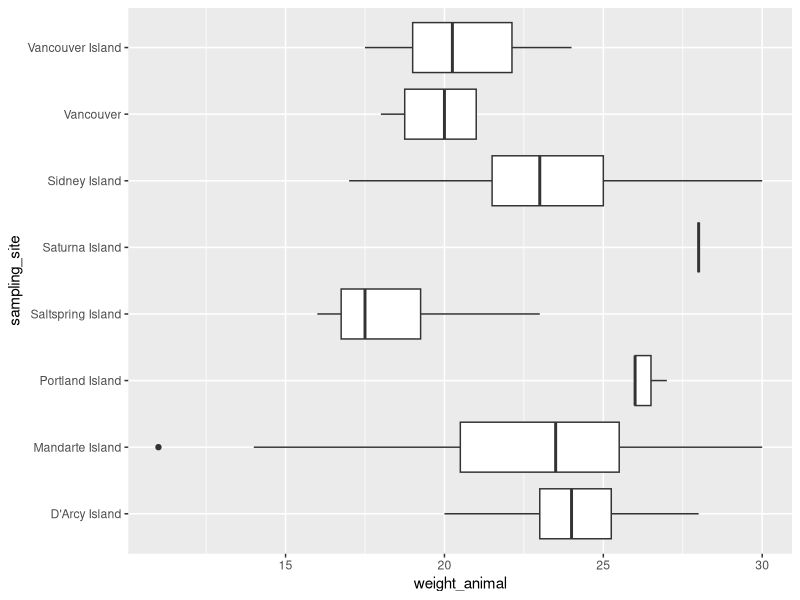
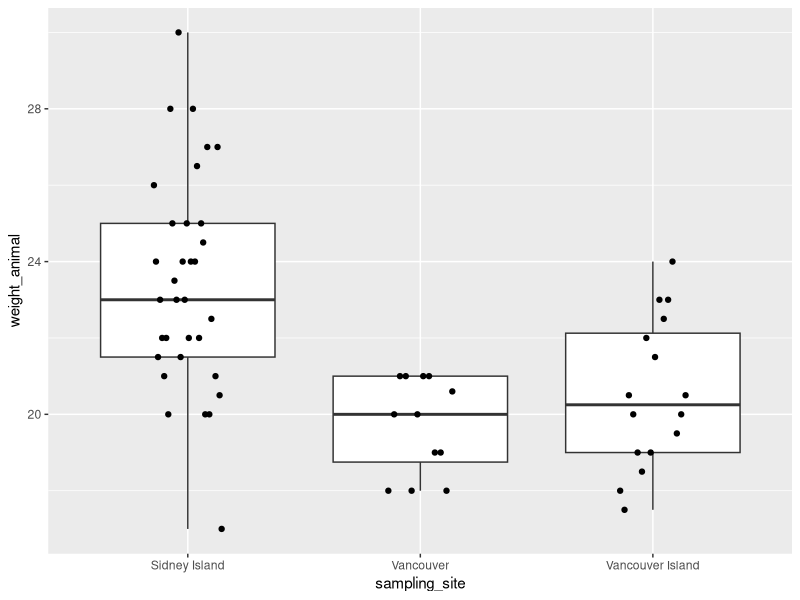

Reproduce these figures in R, in order.
library(tidyverse)

df <- read_csv("mass_island_characteristics.csv")


df %>%  
  ggplot(aes(x=sampling_site, y = weight_animal))+
  geom_boxplot()+
  coord_flip()

df %>% 
  group_by(sampling_site) %>% 
  summarize(n = sum(!is.na(weight_animal)))

sub_df <- df %>% 
  filter(sampling_site %in% c("Vancouver",  "Vancouver Island" , "Sidney Island"))


sub_df %>% 
  ggplot(aes(x=sampling_site, y = weight_animal))+
    geom_boxplot()+ 
  geom_point(position = position_dodge2(width = 0.3))


write_csv(sub_df,
  file = "mice_weights.csv"
)
